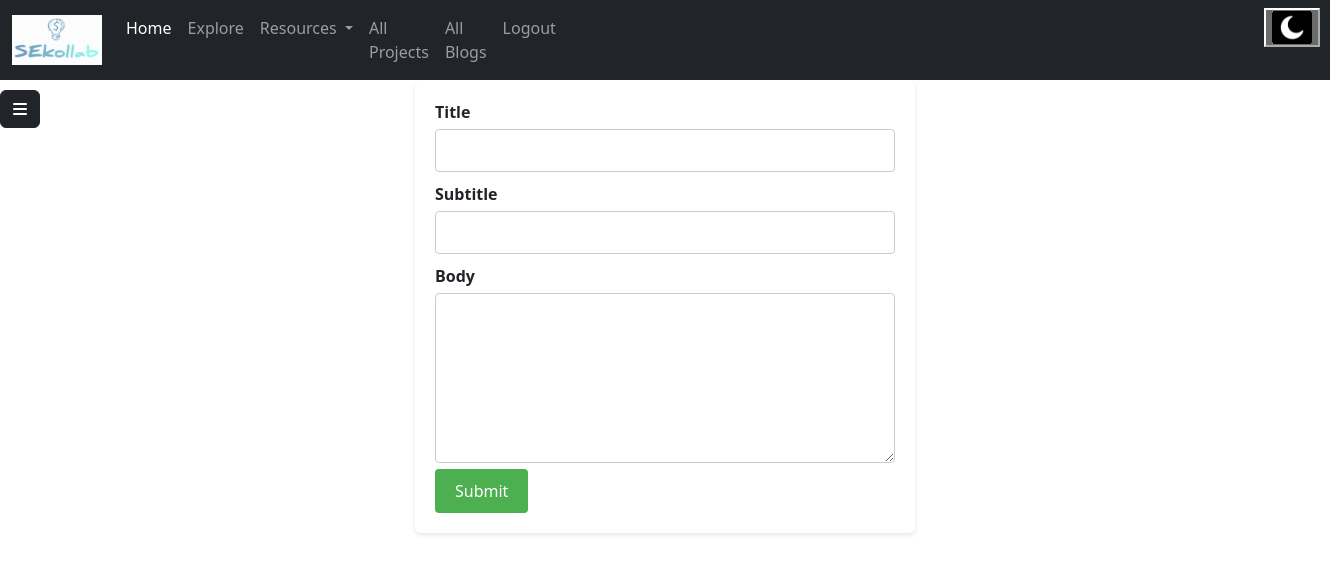
The app's page /editblog/2 (signed in), older data.
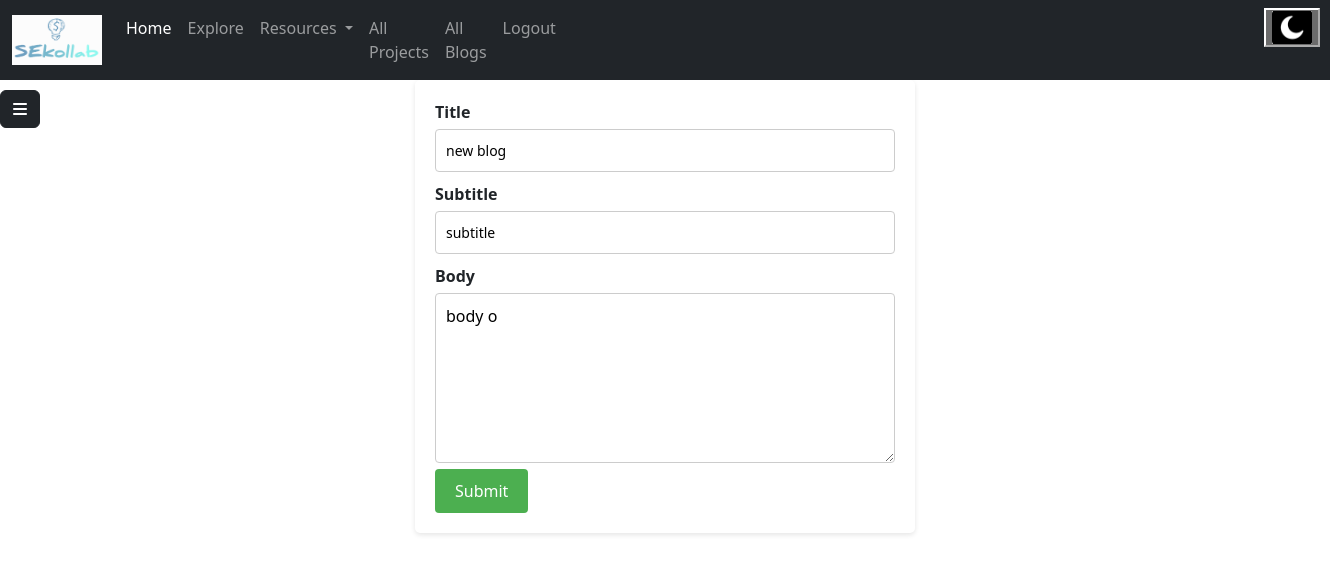
The same page, newer data.
### models.py (models this page shows)
class Blog(db.Model):
    __tablename__ = "blogs"
    id = Column(Integer, primary_key=True, autoincrement=True)
    user_id = Column(Integer, ForeignKey('users.id'))
    title = Column(String, nullable=False)
    subtitle = Column(String, nullable=False)
    content = Column(String, nullable=False)
    blog_image = Column(String)
    like = Column(Integer, nullable=False, default=0)
    date = Column(String, default=datetime.date.today().strftime("%B %d, %Y"))
    author = relationship("User", back_populates="blogs")
    user = relationship("User", back_populates="blogs")

### main.py (the view)
@app.route("/editblog/<id>", methods=["GET", "POST"])
@login_required
def editblog(id):
    user = User.query.filter_by(id=current_user.id).first()
    if request.method == "POST":
        title = bleach.clean(request.form['title'])
        subititle = bleach.clean(request.form['subtitle'])
        content = bleach.clean(request.form["content"])
        blog = Blog.query.filter_by(id=id)
        blog.title = title
        blog.subtitle = subititle
        blog.content = content
        db.session.commit()
        return redirect(url_for('myblogs'))
    else:
        blog = Blog.query.filter_by(id=id).first()
        return render_template("editblog.html", blog=blog, user=user)

### main.py (called while the page is built)
@login_manager.user_loader
def load_user(user_id):
    return User.query.get(int(user_id))

### templates/editblog.html (shortened to what this page needs)
<!DOCTYPE html>
<html lang="en">
<head>
  <link rel="stylesheet" href="../static/css/editblog.css">
 <link href="https://cdn.jsdelivr.net/npm/bootstrap@5.3.3/dist/css/bootstrap.min.css" rel="stylesheet">
<link rel="stylesheet" href="../static/css/sidebar.css">
</head>
<body>
{% include "navigationloggedin.html" %}
{% include "sidebar.html" %}
  <form action="/editblog/{{ blog.id }}" method="POST">
    <label for="title">Title</label>
    <input type="text" id="title" name="title" value="{{ blog.title }}">
    <label for="subtitle">Subtitle</label>
    <input type="text" id="subtitle" name="subtitle" value="{{ blog.subtitle }}">
    <label for="content">Body</label>
    <textarea id="content" name="content" >{{ blog.content }}</textarea>
    <input type="submit" value="Submit">
  </form>
</body>
</html>

Row changes from the older to the newer data that the page shows:
added Blog: title "new blog", subtitle "subtitle", content "body o"
